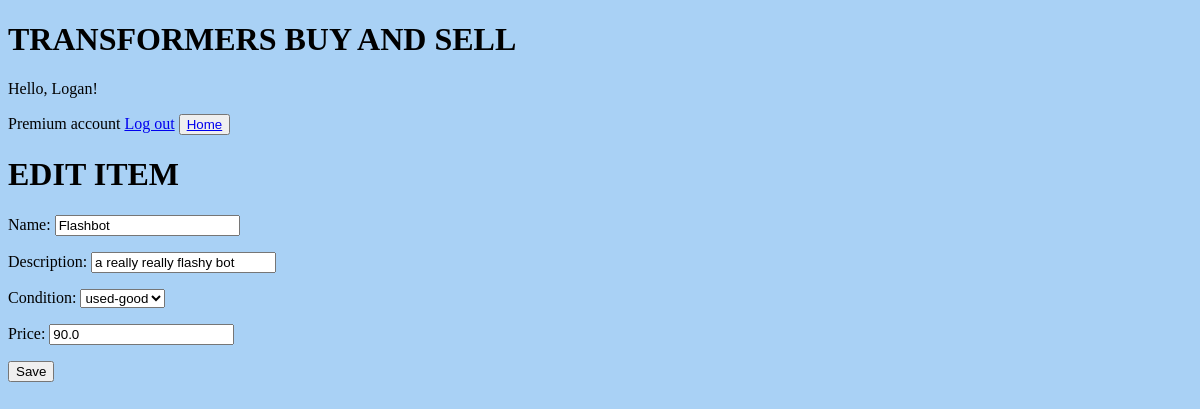
/update/11/ (signed in), run on the app's committed database.
### app/models.py (models this page shows)
class postModel(models.Model):
    CHOICES = (
        ("new", "new"),
        ("like-new", "like-new"),
        ("used-good", "used-good"),
        ("used", "used"),
    )
    user = models.ForeignKey(
        User,
        related_name="user_posts",
        on_delete=models.CASCADE,
        default=None,
        null=True,
    )
    name = models.CharField(max_length=100)
    desc = models.CharField(max_length=200)
    cond = models.CharField(choices=CHOICES, max_length=100)
    price = models.FloatField()

### app/views.py (the view)
# urls.py: path("update/<pk>/", views.updateView, name="update"),
@login_required(login_url="login")
def updateView(request, pk):
    item = postModel.objects.get(id=pk)
    form = postForm(instance=item)
    if request.method == "POST":
        form = postForm(request.POST, instance=item)
        if form.is_valid():
            form.save()
            messages.success(request, "Your item has been updated.")
            return redirect("home")
    return render(request, "update.html", {"form": form, "item": item})

### app/forms.py
class postForm(forms.ModelForm):
    class Meta:
        model = postModel
        exclude = ["user"]
        labels = {"desc": "Description", "cond": "Condition"}

### app/templates/update.html (shortened to what this page needs)
{% extends 'home.html' %} {% block content %}
<button><a href="{% url "home" %}">Home</a></button>
<h1>EDIT ITEM</h1>
<form action="" method="POST">
{{ form.as_p }}
<button>Save</button>
</form>
{% endblock content %}

### app/templates/home.html (shortened to what this page needs)
{% load static %}
<!DOCTYPE html>
<html lang="en">
  <head>
    <link rel="stylesheet" href={% static "style.css" %}>
  </head>
  <body>
    <h1>TRANSFORMERS BUY AND SELL</h1>
    <p>Hello, {{user.username}}!</p>
    <span>{{user.groups.all.0}} account</span>
    <span><a href="{% url "logout" %}">Log out</a></span>
    {% block content %}{% endblock content %}
  </body>
</html>

### app/static/style.css (style rules this page uses)
body { background-color: rgb(169, 209, 245); }

### data on the page
postModel: name "Flashbot", desc "a really really flashy bot", cond "used-good", price "90.0"

### other printed values
{{ user.username }} "Logan"
{{ user.groups.all.0 }} "Premium"
